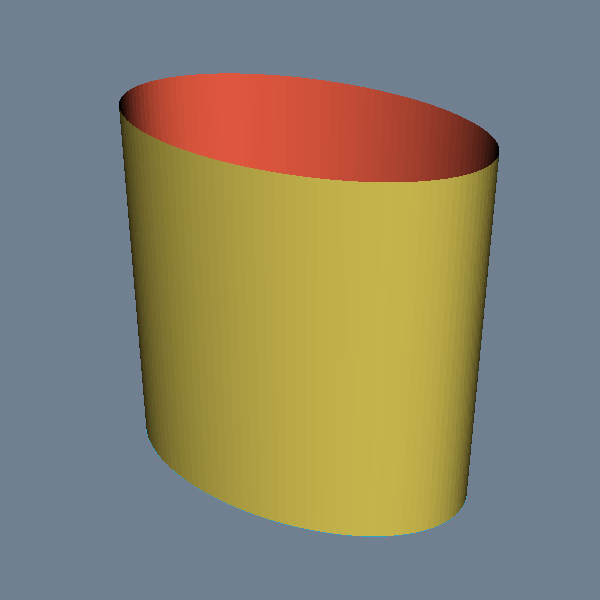

Generate this figure with Python:
#!/usr/bin/env python

# Create an elliptical cylinder by extruding an elliptical cross-section.

import math

# Factory overrides: importing these modules registers the OpenGL rendering
# and interaction style implementations for vtkRenderingCore factory classes.
import vtkmodules.vtkInteractionStyle  # noqa: F401
import vtkmodules.vtkRenderingOpenGL2  # noqa: F401
# VTK pipeline classes used in this example
from vtkmodules.vtkCommonCore import (
    vtkMath,
    vtkPoints,
)
from vtkmodules.vtkCommonDataModel import (
    vtkCellArray,
    vtkPolyData,
    vtkPolyLine,
)
from vtkmodules.vtkFiltersModeling import vtkLinearExtrusionFilter
from vtkmodules.vtkInteractionStyle import vtkInteractorStyleTrackballCamera
from vtkmodules.vtkRenderingCore import (
    vtkActor,
    vtkCamera,
    vtkPolyDataMapper,
    vtkProperty,
    vtkRenderWindow,
    vtkRenderWindowInteractor,
    vtkRenderer,
)

# Colors (normalized RGB)
peacock_rgb = (0.2, 0.631, 0.788)
banana_rgb = (0.890, 0.812, 0.341)
tomato_rgb = (1.0, 0.388, 0.278)
slate_gray_background_rgb = (0.439, 0.502, 0.565)

# Data: generate elliptical cross-section points
r1 = 50
r2 = 30
center_x = 10.0
center_y = 5.0

points = vtkPoints()
angle = 0.0
idx = 0
while angle <= 2.0 * vtkMath.Pi() + (vtkMath.Pi() / 60.0):
    points.InsertNextPoint(
        r1 * math.cos(angle) + center_x,
        r2 * math.sin(angle) + center_y,
        0.0,
    )
    angle = angle + (vtkMath.Pi() / 60.0)
    idx += 1

# Polyline: connect the ellipse points into a closed loop
poly_line = vtkPolyLine()
poly_line.GetPointIds().SetNumberOfIds(idx)
for i in range(0, idx):
    poly_line.GetPointIds().SetId(i, i)

lines = vtkCellArray()
lines.InsertNextCell(poly_line)

poly_data = vtkPolyData()
poly_data.SetPoints(points)
poly_data.SetLines(lines)

# Filter: extrude the elliptical cross-section along z
extrude = vtkLinearExtrusionFilter()
extrude.SetInputData(poly_data)
extrude.SetExtrusionTypeToNormalExtrusion()
extrude.SetVector(0, 0, 100.0)
extrude.Update()

# Mapper and actor: elliptical outline
line_mapper = vtkPolyDataMapper()
line_mapper.SetInputData(poly_data)

line_actor = vtkActor()
line_actor.SetMapper(line_mapper)
line_actor.GetProperty().SetColor(peacock_rgb)

# Mapper and actor: extruded cylinder with backface coloring
cylinder_mapper = vtkPolyDataMapper()
cylinder_mapper.SetInputConnection(extrude.GetOutputPort())

back_property = vtkProperty()
back_property.SetColor(tomato_rgb)

cylinder_actor = vtkActor()
cylinder_actor.SetMapper(cylinder_mapper)
cylinder_actor.GetProperty().SetColor(banana_rgb)
cylinder_actor.SetBackfaceProperty(back_property)

# Renderer: assemble the scene
renderer = vtkRenderer()
renderer.SetBackground(slate_gray_background_rgb)
renderer.AddActor(cylinder_actor)
renderer.AddActor(line_actor)

# Camera: position for a 3D view
camera = vtkCamera()
camera.SetPosition(0, 1, 0)
camera.SetFocalPoint(0, 0, 0)
camera.SetViewUp(0, 0, 1)
camera.Azimuth(30)
camera.Elevation(30)

renderer.SetActiveCamera(camera)

# Window: display the rendered scene
render_window = vtkRenderWindow()
render_window.AddRenderer(renderer)
render_window.SetWindowName("elliptical cylinder")
render_window.SetMultiSamples(0)
render_window.SetSize(600, 600)

# Interactor: handle mouse and keyboard events
render_window_interactor = vtkRenderWindowInteractor()
render_window_interactor.SetRenderWindow(render_window)

style = vtkInteractorStyleTrackballCamera()
render_window_interactor.SetInteractorStyle(style)

# Scene: configure the camera
renderer.ResetCamera()
renderer.ResetCameraClippingRange()

# Start: launch the interactive visualization
render_window_interactor.Initialize()
render_window_interactor.Start()
